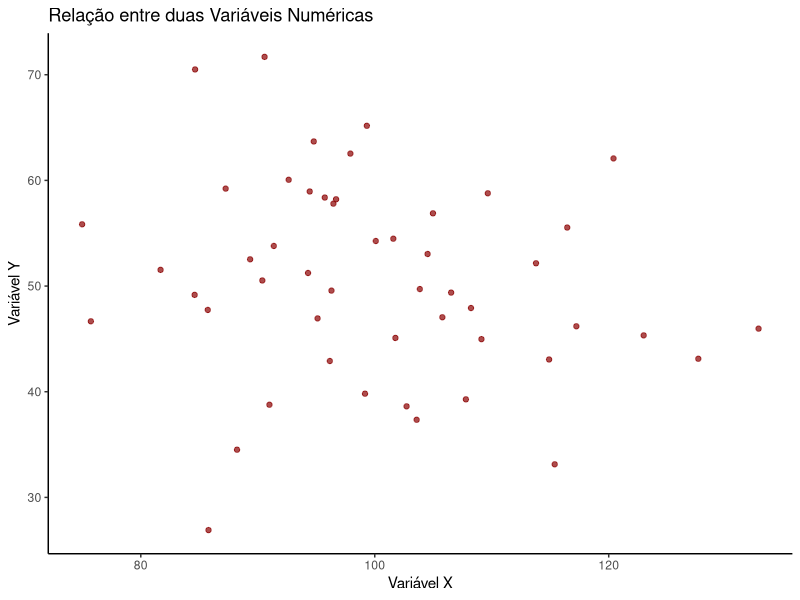
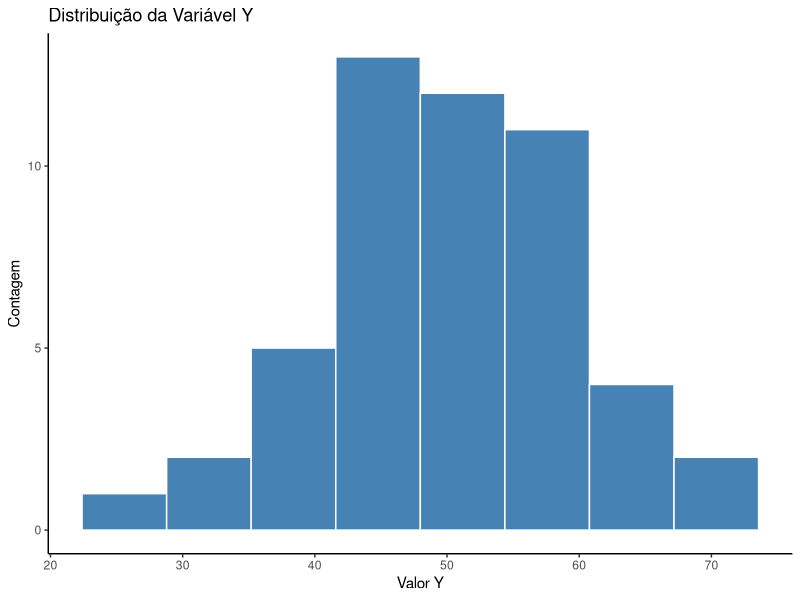
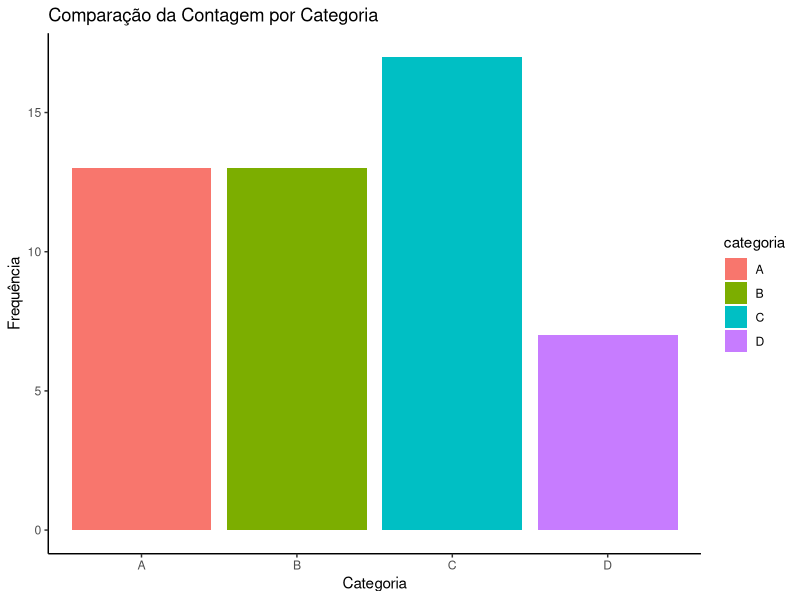
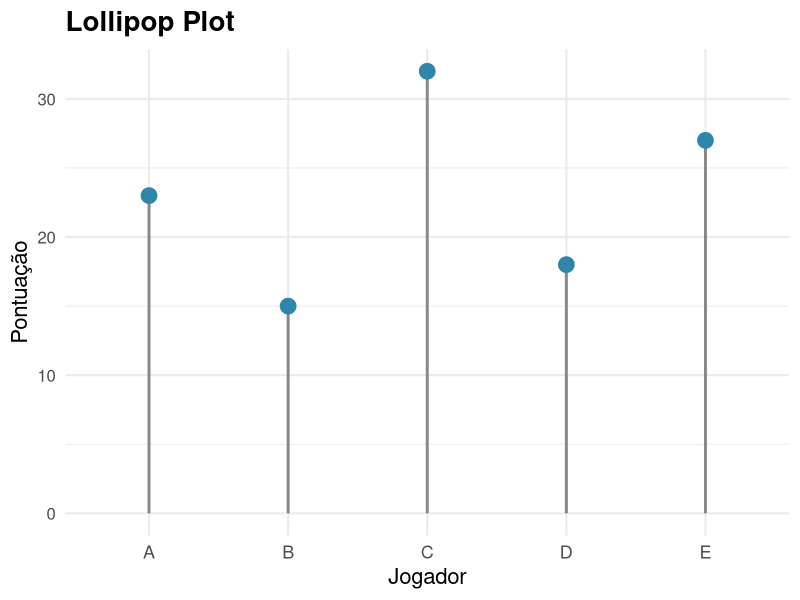
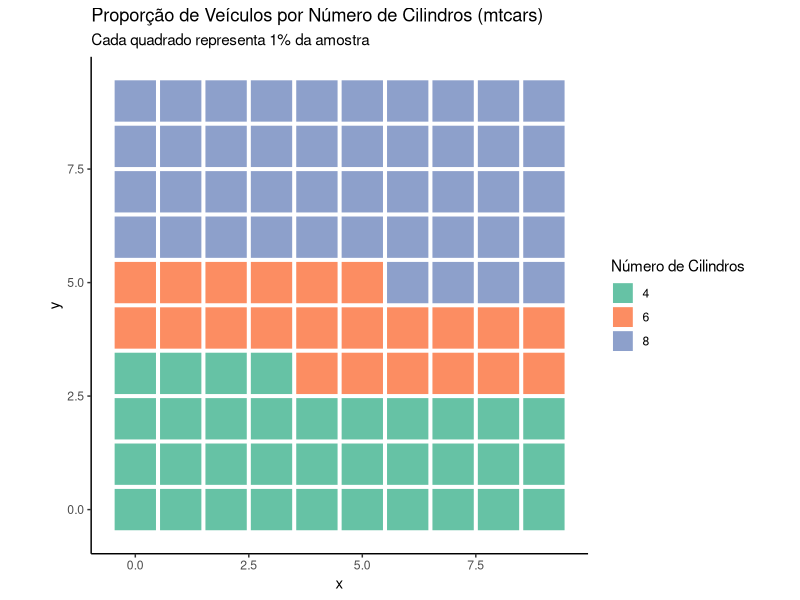

These charts were generated, in order, by the following R code:
## ---- chunk 1
# Configurações globais para os chunks.
knitr::opts_chunk$set(echo = TRUE,
                      message = FALSE,
                      warning = FALSE,
                      fig.align = 'center',
                      fig.height = 4,
                      fig.width = 6)

# Carrega o pacote principal para os exemplos
require(ggplot2)
library(tidyverse)

# Criar dados falsos para exemplos
set.seed(123)
dados <- data.frame(
    categoria = factor(sample(LETTERS[1:4], 50, replace = TRUE)),
    valor_y = rnorm(50, 50, 10),
    valor_x = rnorm(50, 100, 15),
    tempo = 1:50
)
## ---- chunk 2
# Exemplo: Existe relação entre 'valor_x' e 'valor_y'?
ggplot(dados, aes(x = valor_x, y = valor_y)) +
  geom_point(color = "darkred", alpha = 0.7) +
  labs(title = "Relação entre duas Variáveis Numéricas",
       x = "Variável X",
       y = "Variável Y") +
    theme_classic()
## ---- chunk 3
# Exemplo: Como se distribuem os valores da 'valor_y'?
ggplot(dados, aes(x = valor_y)) +
  geom_histogram(bins = 8, fill = "steelblue", color = "white") +
  labs(title = "Distribuição da Variável Y",
       x = "Valor Y",
       y = "Contagem") +
    theme_classic()
## ---- chunk 4
# Exemplo: Comparando a contagem de observações por 'categoria'
ggplot(dados, aes(x = categoria, fill = categoria)) +
  geom_bar() +
  labs(title = "Comparação da Contagem por Categoria",
       x = "Categoria",
       y = "Frequência") +
  theme(legend.position = "none")  +
    theme_classic()
## ---- chunk 5
df <- data.frame(
  Categoria = c("A", "B", "C", "D", "E"),
  Valor = c(23, 15, 32, 18, 27)
)
ggplot(df, aes(x = Categoria, y = Valor)) +
  geom_segment(aes(x = Categoria, xend = Categoria, y = 0, yend = Valor),
               color = "#888888", linewidth = 1) +
  geom_point(color = "#2E86AB", size = 5) +
  labs(
    title = "Lollipop Plot",
    x = "Jogador",
    y = "Pontuação"
  ) +
  theme_minimal(base_size = 16) +
  theme(
    plot.title = element_text(face = "bold", size = 20),
    plot.subtitle = element_text(size = 14, color = "#555"),
    axis.text.x = element_text(size = 13),
    axis.text.y = element_text(size = 12)
  )

## ---- chunk 6

# 1. Contagem por categoria
dados <- mtcars %>%
  count(cyl) %>%
  mutate(prop = n / sum(n))

# 2. Criar 100 quadrados
waffle <- dados %>%
  mutate(quadrados = round(prop * 100)) %>% 
  uncount(quadrados) %>% 
  mutate(index = row_number(),
         x = (index - 1) %% 10,
         y = (index - 1) %/% 10)

# 3. Waffle plot
ggplot(waffle, aes(x = x, y = y, fill = factor(cyl))) +
  geom_tile(color = "white", size = 0.6, width = 0.95, height = 0.95) +
  scale_fill_brewer(
    palette = "Set2",
    name = "Número de Cilindros"
  ) +
  coord_equal() +
  labs(
    title = "Proporção de Veículos por Número de Cilindros (mtcars)",
    subtitle = "Cada quadrado representa 1% da amostra"
  ) +
  theme_void(base_size = 20) +
  theme(
    plot.title = element_text(face = "bold", size = 26, hjust = 0.5),
    plot.subtitle = element_text(size = 16, hjust = 0.5, color = "#555555"),
    legend.position = "bottom",
    legend.title = element_text(size = 16),
    legend.text = element_text(size = 14),
    plot.margin = margin(20, 20, 20, 20)
  ) +
  theme_classic()
